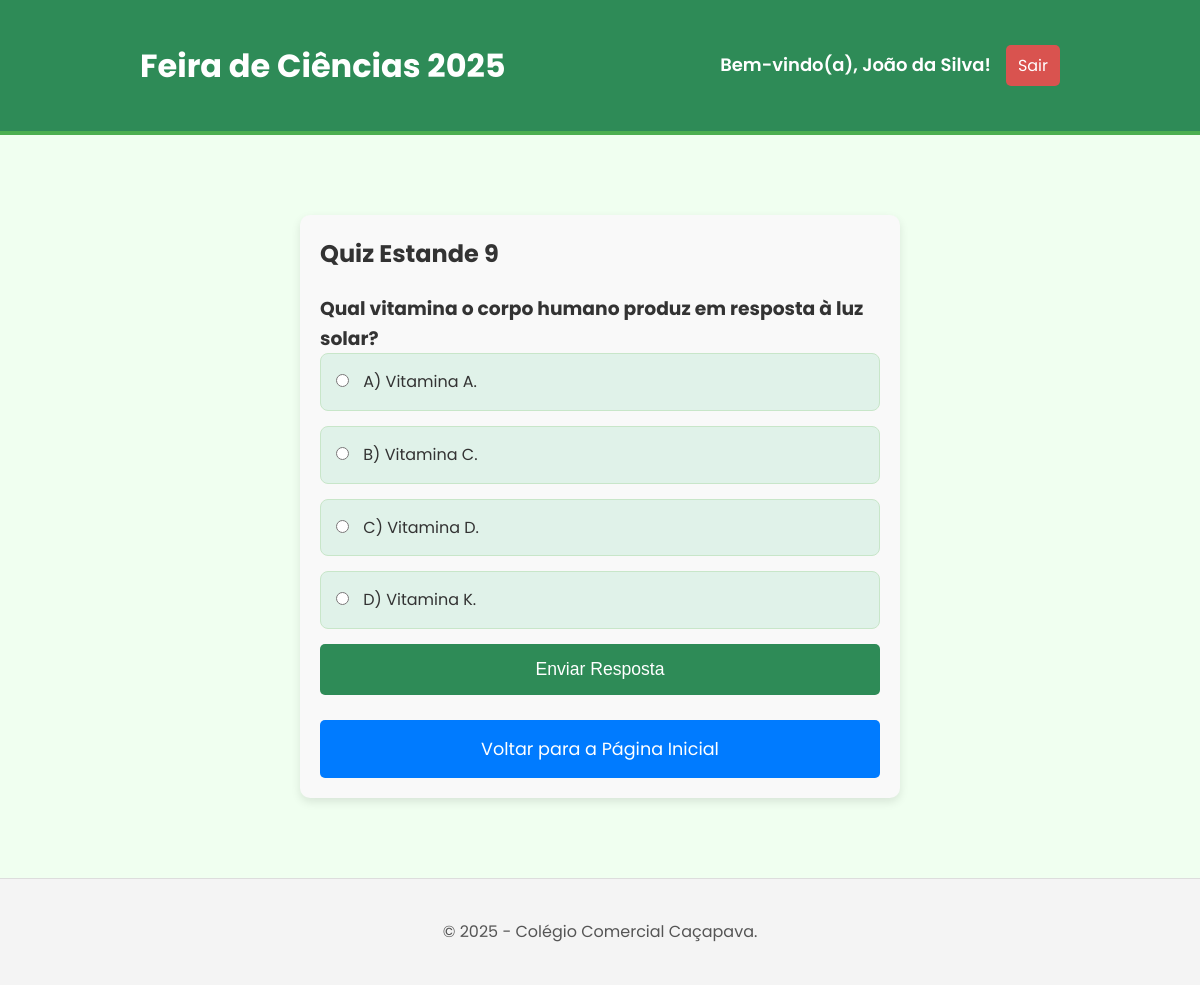
Screenshot of /pages/perguntas/perguntaEstande9.php (signed in) with the database file from the repository.
### tables this page shows
create table perguntaResposta(
    id_pergunta int primary key not null,
    fk_id_materia int not null,
    fk_id_usuario int not null,
    enunciado varchar(150) not null,
    alternativa_A varchar (50) not null,
    alternativa_B varchar (50) not null,
    alternativa_C varchar (50) not null,
    alternativa_D varchar (50) not null,
    alternativa_correta char(1) not null,
    foreign key (fk_id_materia) references materia (id_materia),
    foreign key (fk_id_usuario) references usuario (id_usuario)
);

### pages/perguntas/perguntaEstande9.php (the view, shortened to what this page needs)
<?php
$erro = $_SESSION['erro'] ?? '';
$id_materia = 9;
$quiz_ja_respondido = false;
$estande_ja_avaliado = false;
$pergunta = null;
if (!$quiz_ja_respondido && empty($erro)) {
    try {
        $database = new Conexao();
        $db = $database->getConexao();
        $sql_question = "SELECT id_pergunta, enunciado, alternativa_A, alternativa_B, alternativa_C, alternativa_D FROM perguntaResposta WHERE fk_id_materia = ? LIMIT 1";
        $stmt_question = $db->prepare($sql_question);
        $stmt_question->bind_param("i", $id_materia);
        $stmt_question->execute();
        $result = $stmt_question->get_result();
        if ($result->num_rows > 0) {
            $pergunta = $result->fetch_assoc();
        } else {
            $erro = "Nenhuma pergunta encontrada para o Estande " . $id_materia . ".";
        }
    } catch (Exception $e) {
        $erro = "Erro de conexão com o banco de dados: " . $e->getMessage();
    }
}
?>
<!DOCTYPE html>
<html lang="pt-br">
<head>
    <link rel="stylesheet" href="/ProjetoFeiraDeCiencias/style/style.css">
    <link rel="stylesheet" href="/ProjetoFeiraDeCiencias/style/stylePerguntas.css">
</head>
<body>
    <header>
        <div class="container header-content">
            <h1>Feira de Ciências 2025</h1>
            <div class="user-info">
                <span>Bem-vindo(a), <?php echo htmlspecialchars($_SESSION["nome"]); ?>!</span>
                <a href="../logout.php" class="logout-btn">Sair</a>
            </div>
        </div>
    </header>
    <main>
        <div class="container">
            <section class="question-form">
                <h2>Quiz Estande 9</h2>
                <?php if ($estande_ja_avaliado): ?>
                    <div class="aviso-message">Você já respondeu e avaliou este estande. Obrigado!</div>
                    <a href="../homepage.php" class="btn-action btn-voltar">Voltar para a Página Inicial</a>
                <?php elseif ($pergunta): ?>
                    <form action="perguntaEstande9.php" method="post">
                        <h3><?php echo htmlspecialchars($pergunta['enunciado']); ?></h3>
                        <div class="alternatives-group">
                            <label class="alternative"><input type="radio" name="resposta_usuario" value="A" required> A) <?php echo htmlspecialchars($pergunta['alternativa_A']); ?></label>
                            <label class="alternative"><input type="radio" name="resposta_usuario" value="B"> B) <?php echo htmlspecialchars($pergunta['alternativa_B']); ?></label>
                            <label class="alternative"><input type="radio" name="resposta_usuario" value="C"> C) <?php echo htmlspecialchars($pergunta['alternativa_C']); ?></label>
                            <label class="alternative"><input type="radio" name="resposta_usuario" value="D"> D) <?php echo htmlspecialchars($pergunta['alternativa_D']); ?></label>
                        </div>
                        <button type="submit" class="btn-submit">Enviar Resposta</button>
                    </form>
                    <a href="../homepage.php" class="btn-action btn-voltar">Voltar para a Página Inicial</a>
                <?php else: ?>
                    <div class="message-container error-message">Nenhuma pergunta para exibir.</div>
                    <a href="../homepage.php" class="btn-action btn-voltar">Voltar para a Página Inicial</a>
                <?php endif; ?>
            </section>
        </div>
    </main>
    <footer><div class="container"><p>&copy; 2025 - Colégio Comercial Caçapava.</p></div></footer>
</body>
</html>

### style/style.css (style rules this page uses)
* { margin: 0; padding: 0; box-sizing: border-box; }
:root { font-size: 16px; }
body { font-family: 'Poppins', sans-serif; background-color: #f0fff0; color: #333; line-height: 1.6; display: flex; flex-direction: column; min-height: 100vh; }
.container { max-width: 960px; width: 90%; margin: 0 auto; padding: 20px; }
header { background-color: #2E8B57; color: #FFFFFF; padding: 1.25rem 0; text-align: center; border-bottom: 4px solid #4CAF50; }
.header-content { display: flex; flex-wrap: wrap; justify-content: space-between; align-items: center; gap: 1rem; }
header h1 { font-size: 2rem; font-weight: 700; flex-grow: 1; text-align: left; }
.user-info { display: flex; flex-wrap: nowrap; align-items: center; gap: 0.9375rem; white-space: nowrap; }
.user-info span { font-weight: 600; color: white; }
.logout-btn { background-color: #d9534f; color: white; padding: 0.5rem 0.75rem; border-radius: 5px; text-decoration: none; transition: background-color 0.3s; }
main { flex: 1; padding: 1.25rem 0; }
footer { background-color: #f4f4f4; color: #555; text-align: center; padding: 1.25rem 0; border-top: 1px solid #ddd; }

### style/stylePerguntas.css (style rules this page uses)
body { display: flex; flex-direction: column; min-height: 100vh; }
main { flex: 1; }
.header-content { display: flex; justify-content: space-between; align-items: center; flex-wrap: wrap; gap: 10px; }
.user-info { display: flex; align-items: center; gap: 15px; }
.user-info span { font-weight: 600; color: white; font-size: clamp(14px, 2.5vw, 18px); }
.logout-btn { background-color: #d9534f; color: white; padding: 8px 12px; border-radius: 5px; text-decoration: none; transition: background-color 0.3s; }
.question-form { background-color: #f9f9f9; padding: 20px; border-radius: 10px; box-shadow: 0 4px 10px rgba(0, 0, 0, 0.1); max-width: 600px; width: 90%; margin: 40px auto; }
.question-form h2 { margin-bottom: 20px; color: #333; }
.alternatives-group { display: flex; flex-direction: column; gap: 15px; }
.alternative { background-color: #e0f2e9; border: 1px solid #c8e6c9; padding: 15px; border-radius: 8px; transition: background-color 0.3s, border-color 0.3s; cursor: pointer; }
.alternative input[type="radio"] { margin-right: 10px; }
.btn-submit, .btn-voltar, .btn-action { display: block; width: 100%; padding: 15px; border: none; border-radius: 5px; font-size: 1.1em; cursor: pointer; transition: background-color 0.3s, color 0.3s; text-align: center; text-decoration: none; margin-top: 15px; box-sizing: border-box; }
.btn-submit { background-color: #2E8B57; color: white; }
.btn-voltar { background-color: #007bff; color: white; margin-top: 25px; }

### rows the page displays
perguntaresposta: enunciado "Qual vitamina o corpo humano produz em resposta à luz solar?", alternativa_A "Vitamina A.", alternativa_B "Vitamina C.", alternativa_C "Vitamina D.", alternativa_D "Vitamina K."

### other values shown
$_SESSION["nome"] "João da Silva"
